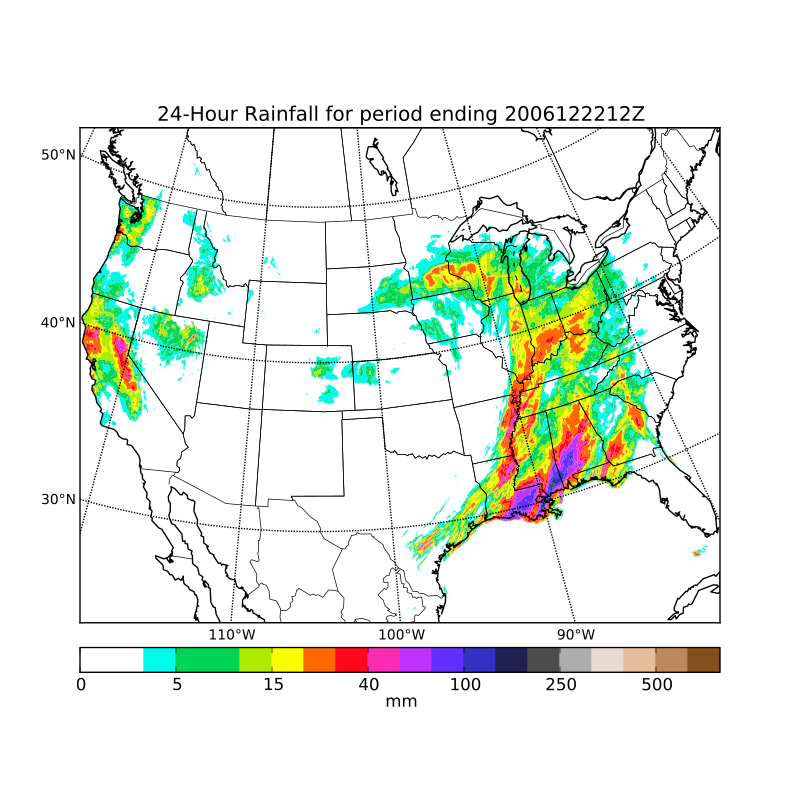

The script that drew this image:
from mpl_toolkits.basemap import Basemap, cm
# requires netcdf4-python (netcdf4-python.googlecode.com)
from netCDF4 import Dataset as NetCDFFile
import numpy as np
import matplotlib.pyplot as plt
import copy
from matplotlib import rcParams

# plot rainfall from NWS using special precipitation
# colormap used by the NWS, and included in basemap.

nc = NetCDFFile('../../../examples/nws_precip_conus_20061222.nc')
# data from http://water.weather.gov/precip/
prcpvar = nc.variables['amountofprecip']
data = 0.01*prcpvar[:]
latcorners = nc.variables['lat'][:]
loncorners = -nc.variables['lon'][:]
lon_0 = -nc.variables['true_lon'].getValue()
lat_0 = nc.variables['true_lat'].getValue()
# create figure and axes instances
fig = plt.figure(figsize=(8,8))
ax = fig.add_axes([0.1,0.1,0.8,0.8])
# create polar stereographic Basemap instance.
m = Basemap(projection='stere',lon_0=lon_0,lat_0=90.,lat_ts=lat_0,\
            llcrnrlat=latcorners[0],urcrnrlat=latcorners[2],\
            llcrnrlon=loncorners[0],urcrnrlon=loncorners[2],\
            rsphere=6371200.,resolution='l',area_thresh=10000)
# draw coastlines, state and country boundaries, edge of map.
m.drawcoastlines()
m.drawstates()
m.drawcountries()
# draw parallels.
parallels = np.arange(0.,90,10.)
m.drawparallels(parallels,labels=[1,0,0,0],fontsize=10)
# draw meridians
meridians = np.arange(180.,360.,10.)
m.drawmeridians(meridians,labels=[0,0,0,1],fontsize=10)
ny = data.shape[0]; nx = data.shape[1]
lons, lats = m.makegrid(nx, ny) # get lat/lons of ny by nx evenly space grid.
x, y = m(lons, lats) # compute map proj coordinates.
# draw filled contours.
clevs = [0,1,2.5,5,7.5,10,15,20,30,40,50,70,100,150,200,250,300,400,500,600,750]
cs = m.contourf(x,y,data,clevs,cmap=cm.s3pcpn)
# add colorbar.
cbar = m.colorbar(cs,location='bottom',pad="5%")
cbar.set_label('mm')
# add title
plt.title(prcpvar.long_name+' for period ending '+prcpvar.dateofdata)
plt.show()
